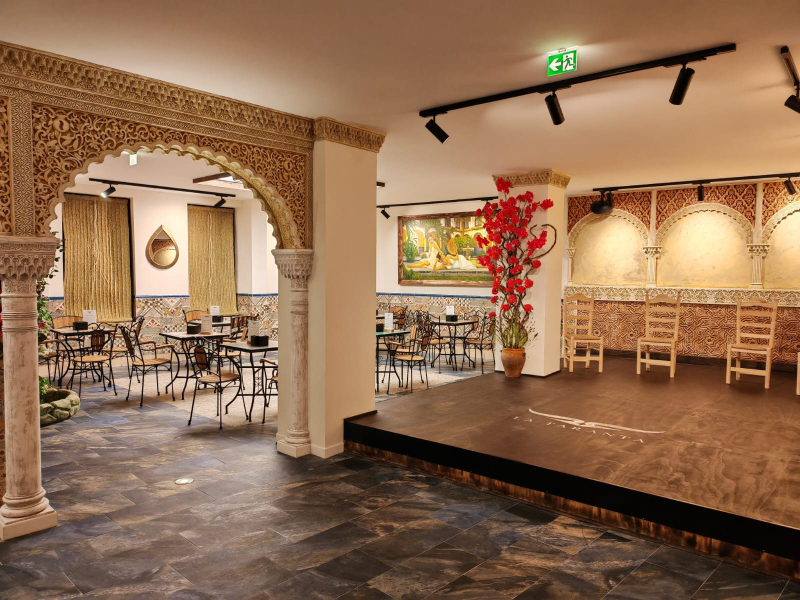
#> input picture assets/images/tablao.jpg, 1600 x 1200 px (shown at 1/2 size)
$ python compartir.py
#> lines starting #> are read from the running program, lines starting #| are printed output that depends on the picture
# -*- coding: utf-8 -*-
"""Genera las tarjetas de compartir: una por pagina, 1200x630.

Son las que enseñan WhatsApp, Facebook y Google al pegar un enlace. Foto de
fondo, degradado, un velo suave detras del logotipo y el filete dorado.

Por debajo de 300 KB o WhatsApp no genera miniatura. Las actuales andan por
los 100 KB.

Al anadir una pagina nueva, se anade aqui su linea y se ejecuta:
    python scripts/compartir.py
Y luego hay que apuntar la og:image de esa pagina a la imagen nueva.

Necesita Pillow.
"""
import os
import sys
os.chdir(os.path.dirname(os.path.dirname(os.path.abspath(__file__))))

from PIL import Image, ImageOps, ImageDraw, ImageFilter

# La consola de Windows usa cp1252 y revienta con tildes y simbolos.
# Esto fuerza UTF-8 en la salida; si no se puede, sustituye en vez de fallar.
try:
    sys.stdout.reconfigure(encoding='utf-8', errors='replace')
except Exception:
    pass


ANCHO, ALTO = 1200, 630
LOGO = 'assets/logo/logo-marfil.png'          # marca + claim
ISO  = 'assets/logo/isotipo-marfil.png'       # solo el simbolo

# destino -> (foto, tamano del logo, usar logo completo)
PAGINAS = [
    ('compartir',              'tablao.jpg',                 0.46, True),
    ('compartir-degustacion',  'exp-carta-madera.jpg',       0.40, True),
    ('compartir-carta',        'cocina-emplatado.jpg',       0.40, True),
    ('compartir-flamenco',     'tablao-logo-suelo.jpg',      0.42, True),
    ('compartir-restaurante',  'salon-arcos-flores.jpg',     0.42, True),
    ('compartir-chef',         'chef-jose-ignacio.jpg',      0.38, True),
    ('compartir-galeria',      'comedor-artesonado.jpg',     0.42, True),
    ('compartir-historia',     'pasillo-arco-herradura.jpg', 0.42, True),
    ('compartir-eventos',      'arcos-barricas.jpg',         0.42, True),
    ('compartir-reservas',     'comedor-mesas-vestidas.jpg', 0.42, True),
    ('compartir-contacto',     'entrada-rosal.jpg',          0.42, True),
    ('compartir-experiencia',  'exp-patio-tragaluz.jpg',     0.42, True),
    ('compartir-camino',       'entrada-rosal.jpg',          0.42, True),
]


def degradado(w, h):
    """Oscurece arriba y abajo, deja el centro respirar."""
#> called with w = 1200, h = 630
    capa = Image.new('L', (1, h), 0)
    px = capa.load()
    for y in range(h):
        t = y / (h - 1)
        if t < 0.42:
            v = 150 - (150 - 70) * (t / 0.42)        # arriba: 150 -> 70
        else:
            u = (t - 0.42) / 0.58
            v = 70 + (205 - 70) * (u ** 1.5)          # abajo: 70 -> 205
        px[0, y] = int(v)
    return capa.resize((w, h))


mascara = degradado(ANCHO, ALTO)
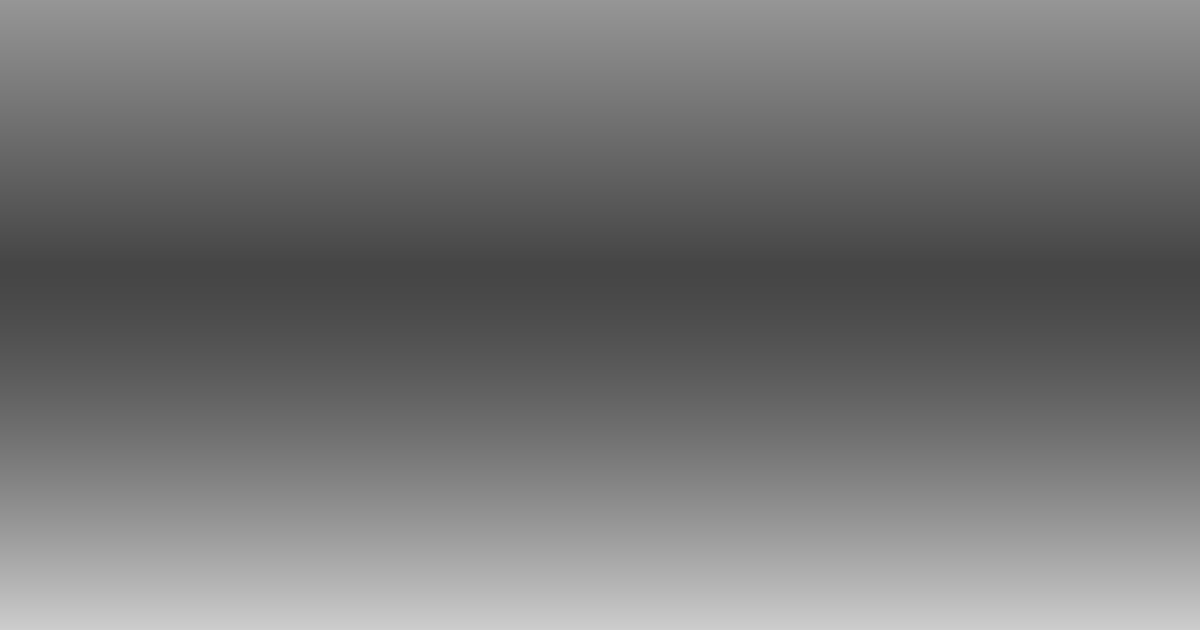
#> mascara: PIL image 1200x630 L; min 70, max 205, mean 117.7
negro = Image.new('RGB', (ANCHO, ALTO), (18, 16, 13))
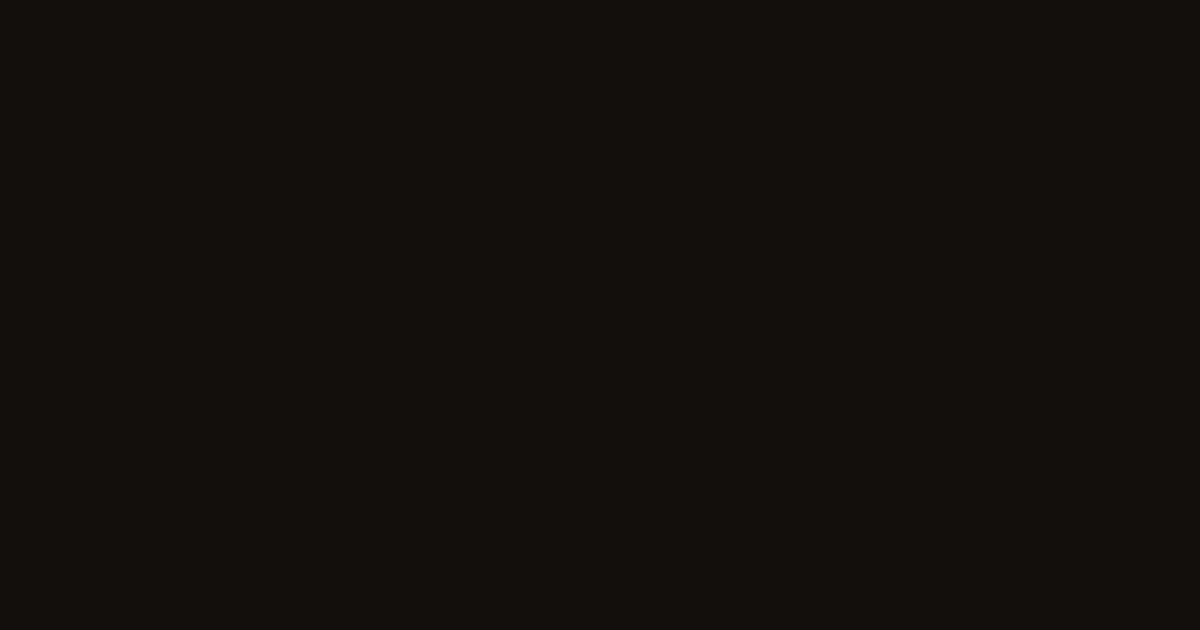
#> negro: PIL image 1200x630 RGB; mean R, G, B 18, 16, 13

for nombre, foto, escala, completo in PAGINAS:
    ruta = 'assets/images/' + foto
    if not os.path.exists(ruta):
        print('!! falta', ruta)
        continue

    base = ImageOps.exif_transpose(Image.open(ruta)).convert('RGB')
#> base is the input picture: PIL image 1600x1200 RGB; mean R, G, B 145.7, 110.3, 81.8
    base = ImageOps.fit(base, (ANCHO, ALTO), Image.LANCZOS, centering=(0.5, 0.42))
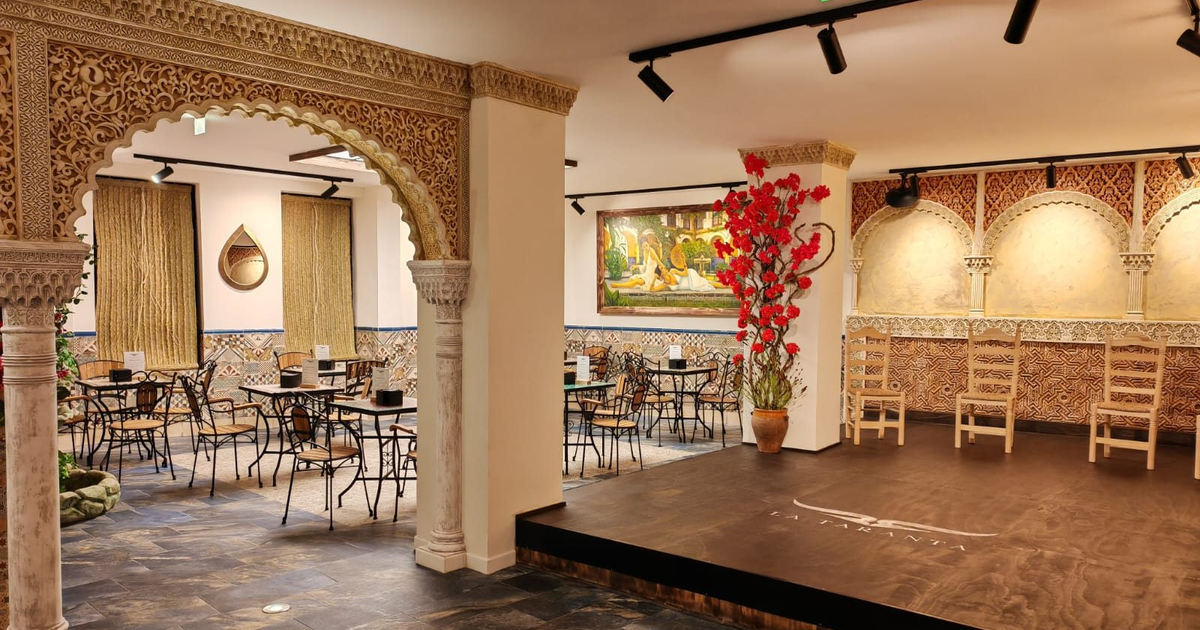
#> base: PIL image 1200x630 RGB; mean R, G, B 158.2, 119.9, 87.9

    # Un punto de desenfoque para que el logotipo despegue del fondo
    base = base.filter(ImageFilter.GaussianBlur(0.6))
    base = Image.composite(negro, base, mascara)
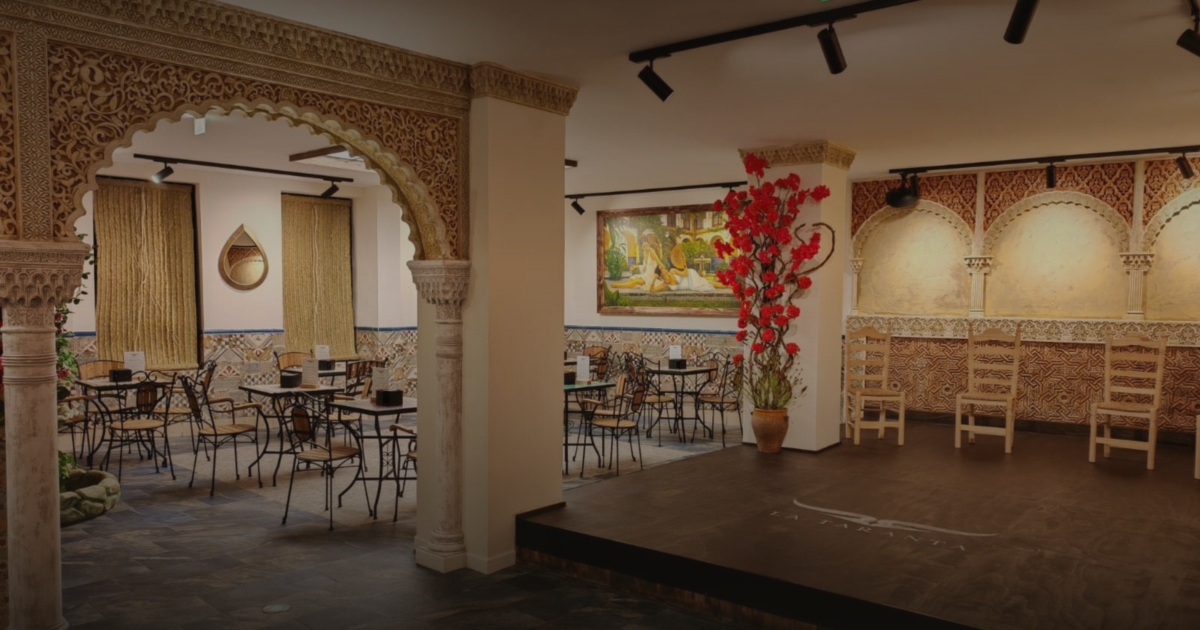
#> base: PIL image 1200x630 RGB; mean R, G, B 96.5, 74.5, 55

    # Velo suave detras del logotipo: sobre una columna clara el nombre
    # se perdia. Es una elipse muy difuminada, no se nota como mancha.
    velo = Image.new('L', (ANCHO, ALTO), 0)
#> velo: PIL image 1200x630 L; every value is 0
    dv = ImageDraw.Draw(velo)
    dv.ellipse([int(ANCHO * 0.10), int(ALTO * 0.20),
                int(ANCHO * 0.90), int(ALTO * 0.86)], fill=118)
    velo = velo.filter(ImageFilter.GaussianBlur(90))
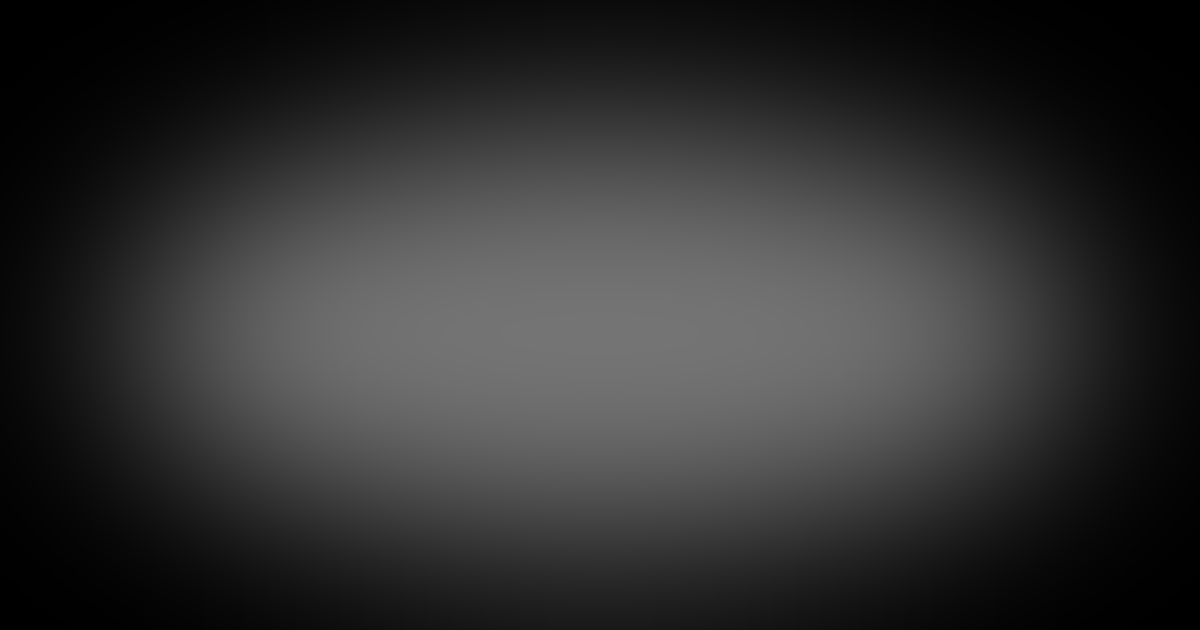
#> velo: PIL image 1200x630 L; min 0, max 116, mean 48.2
    base = Image.composite(negro, base, velo)
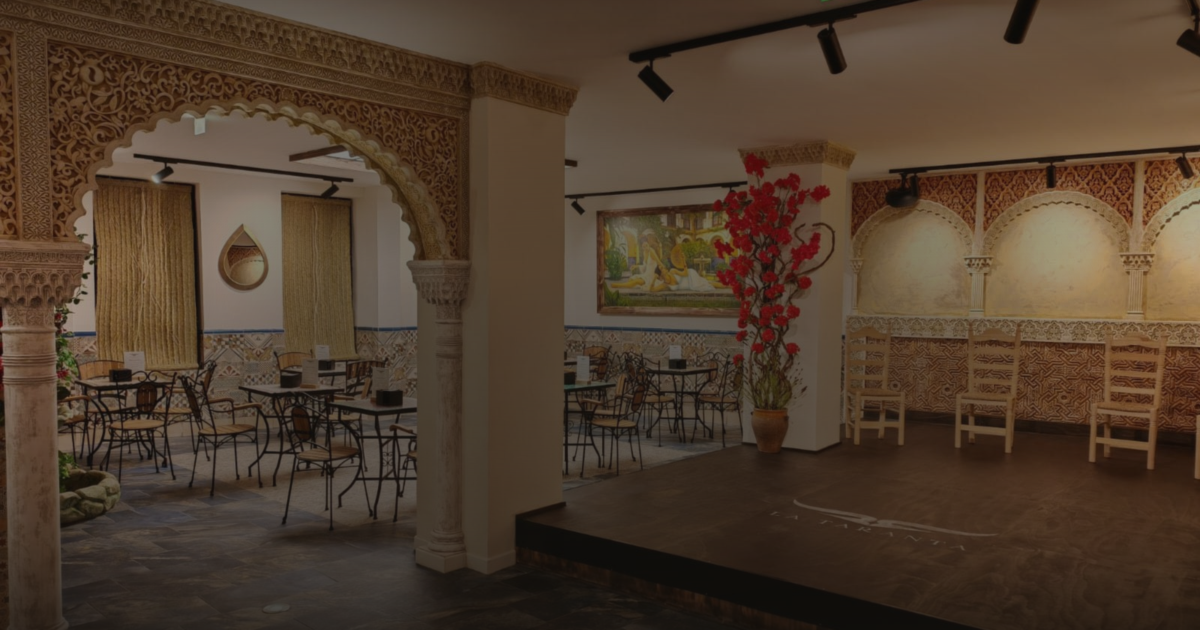
#> base: PIL image 1200x630 RGB; mean R, G, B 79.4, 61.4, 45.4

#> (the run stopped early here; a loop or call above may not have finished)

$ run again, with assets/images/arco-nazari.jpg copied over assets/images/tablao.jpg
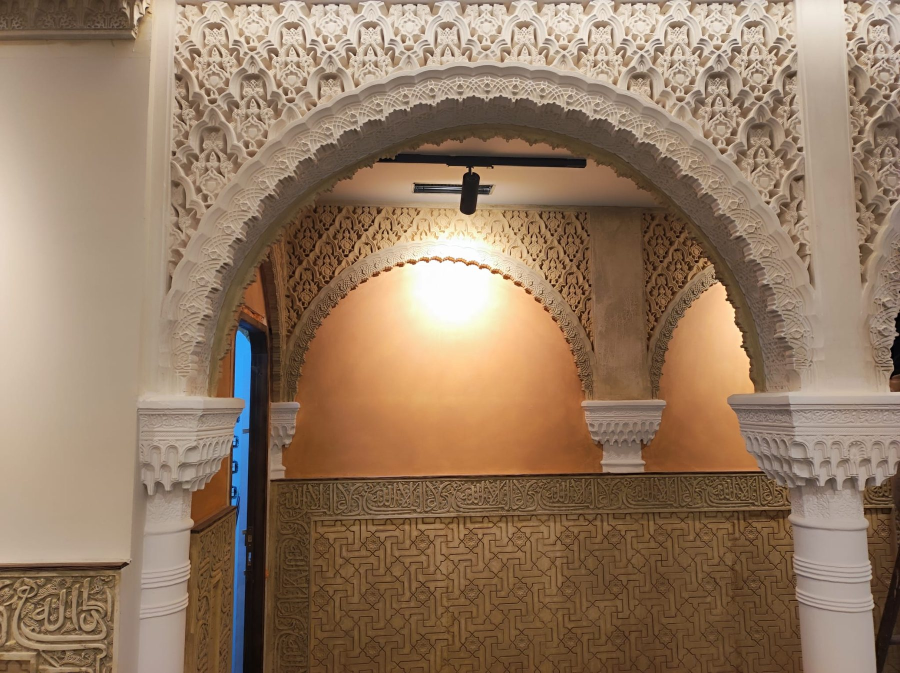
#> input picture assets/images/arco-nazari.jpg, 1800 x 1346 px (shown at 1/2 size)
#> base is the input picture: PIL image 1800x1346 RGB; mean R, G, B 148.3, 122.5, 98.7
#> `base = ImageOps.fit(base, (ANCHO, ALTO), Image.LANCZOS, centering=(0.5..`:
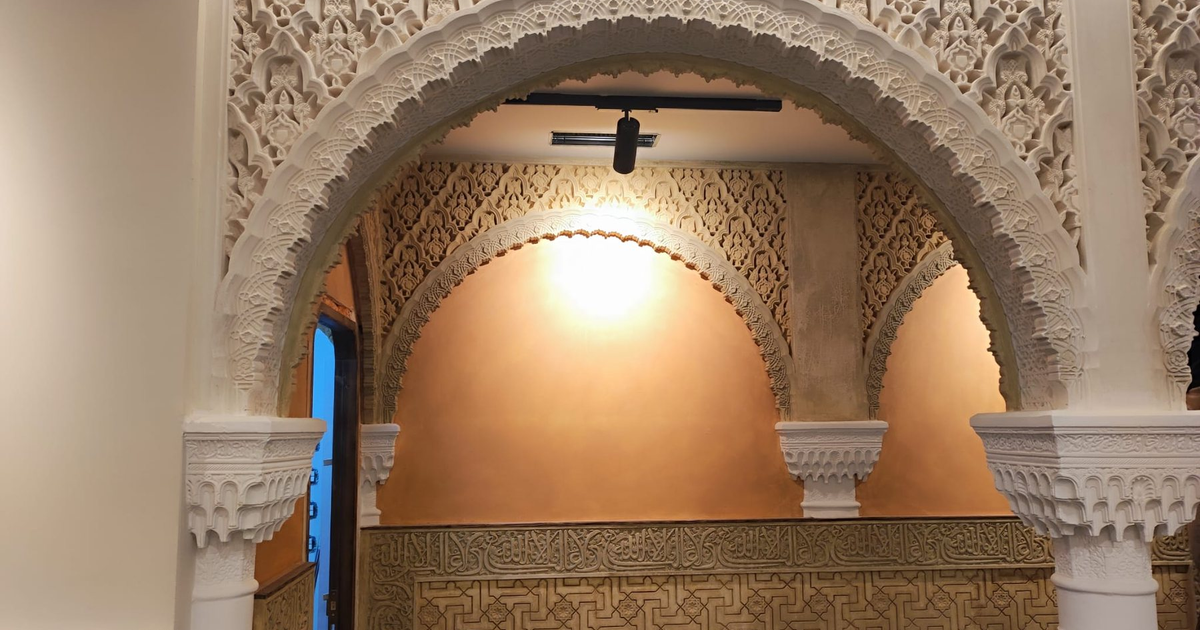
#> base: PIL image 1200x630 RGB; mean R, G, B 151.3, 124.1, 99.4
#> `base = Image.composite(negro, base, velo)`:
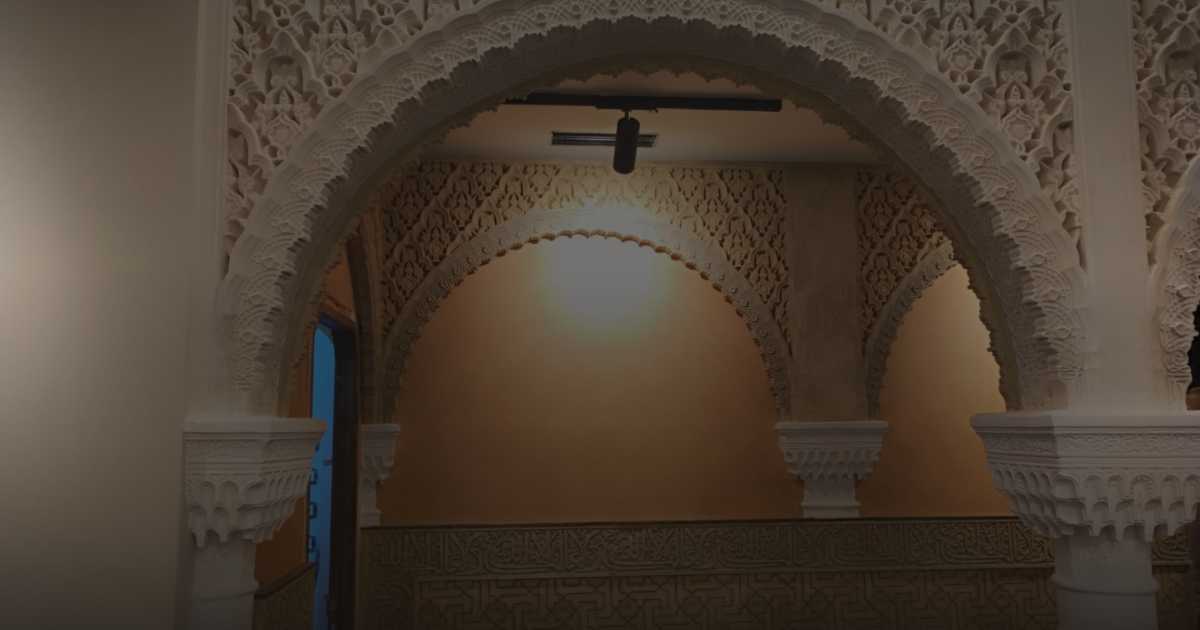
#> base: PIL image 1200x630 RGB; mean R, G, B 75.7, 63.4, 51.5

$ run again, with assets/images/arco-yeseria-vertical-sm.jpg copied over assets/images/tablao.jpg
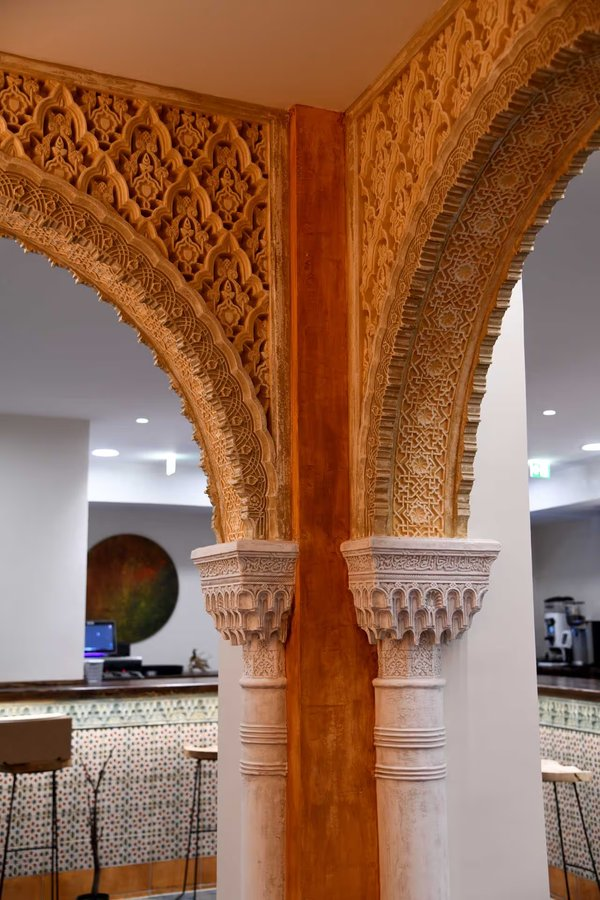
#> input picture assets/images/arco-yeseria-vertical-sm.jpg, 600 x 900 px
#> base is the input picture: PIL image 600x900 RGB; mean R, G, B 147, 103.9, 78.9
#> `base = ImageOps.fit(base, (ANCHO, ALTO), Image.LANCZOS, centering=(0.5..`:
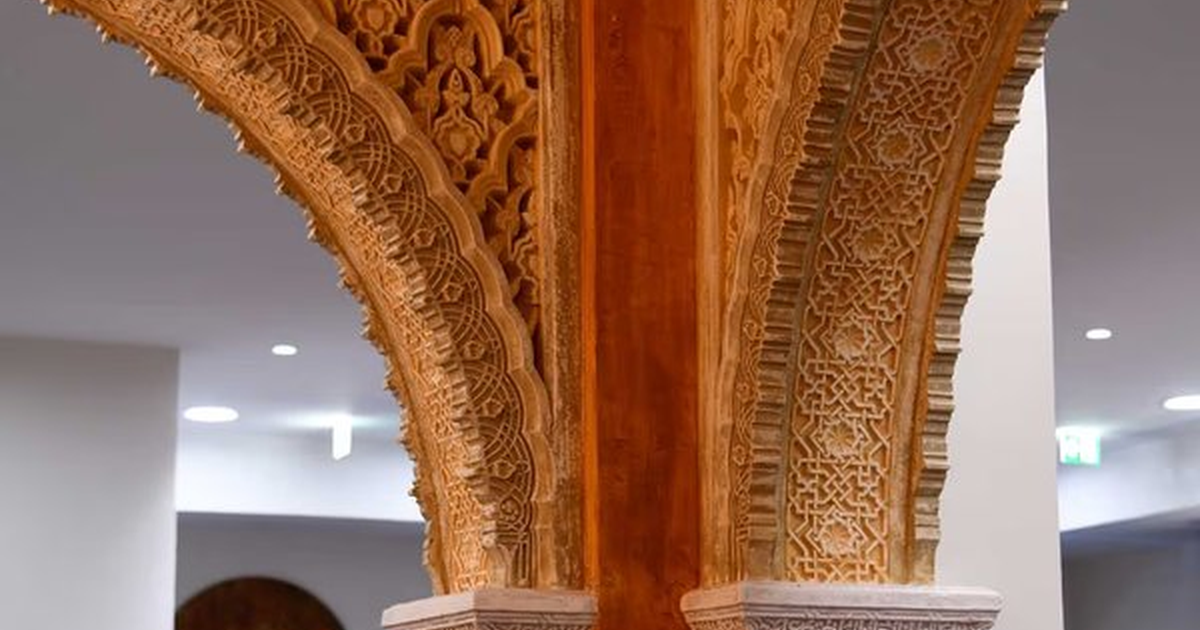
#> base: PIL image 1200x630 RGB; mean R, G, B 149.3, 110.6, 89.4
#> `base = Image.composite(negro, base, velo)`:
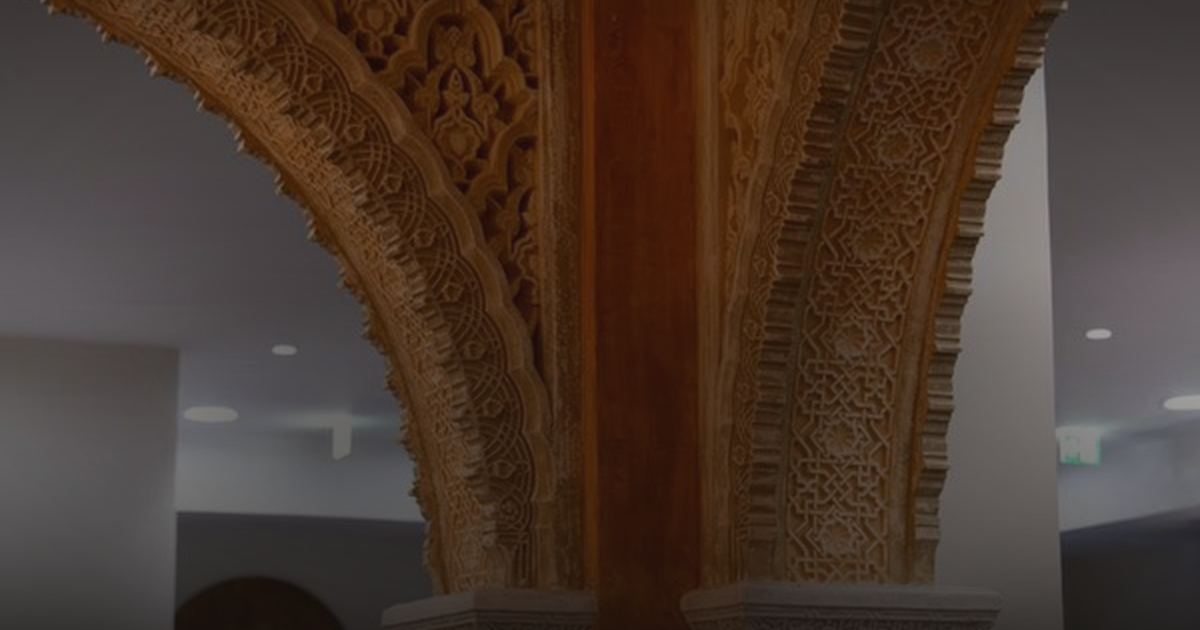
#> base: PIL image 1200x630 RGB; mean R, G, B 73.5, 56.9, 46.9
